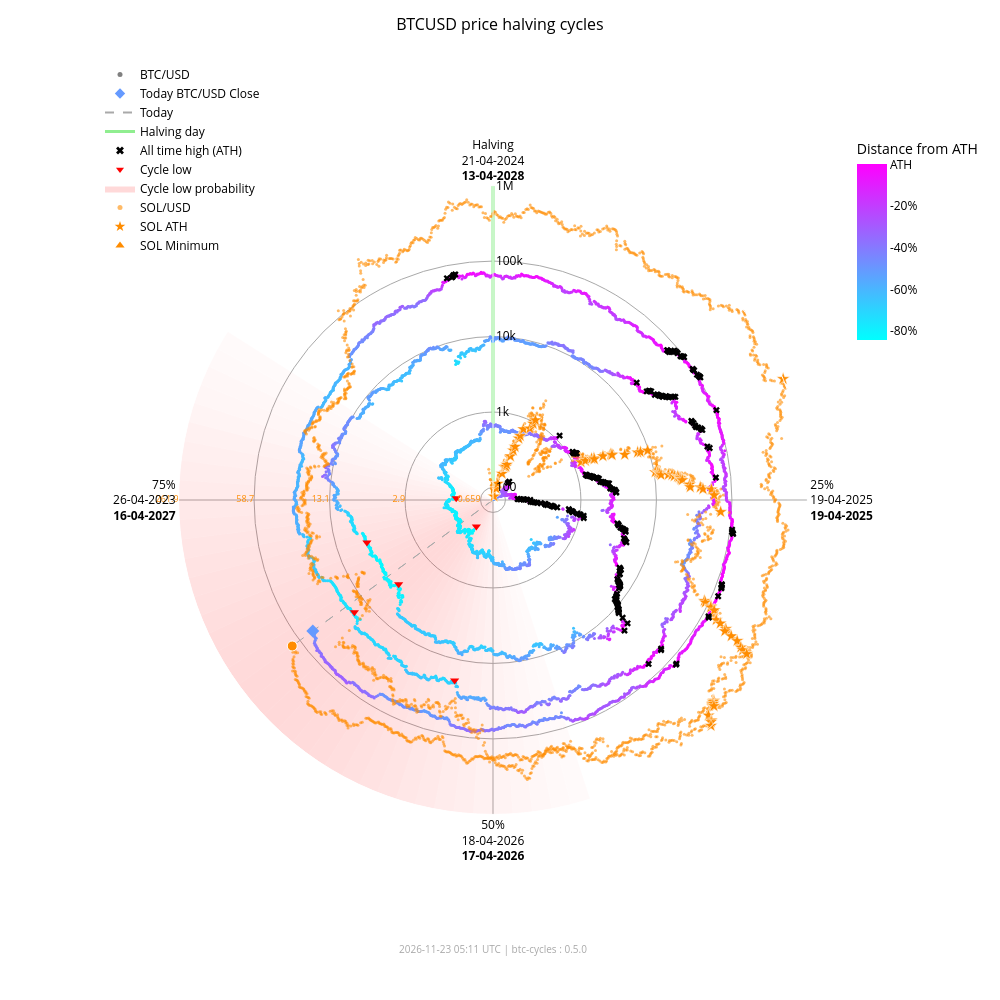

Notebook source saved alongside this figure:
### Markdown cell above
### Interactive chart with overlay

### Code cell
fig_overlay_interactive = btc.plot(
    kind="interactive",
    from_date="2012-11-28",
    overlay=sol,
)
fig_overlay_interactive.show(config={"scrollZoom": True, "displayModeBar": True})

### Figure 1 — Plotly figure (JSON) as saved in the notebook; plotly's stock layout.template omitted (floating-point values rounded to 4 significant figures; data arrays with more than 128 entries replaced by an {"elided": "..."} marker saying what was removed)
{"data": [{"fill": "toself", "fillcolor": "rgba(255,0,0,0.018306980149439524)", "hoverinfo": "skip", "line": {"width": 0}, "mode": "lines", "r": [68.43, 1000000, 1000000, 68.43, 68.43], "showlegend": false, "theta": [162.0, 162.0, 165.6, 165.6, 162.0], "type": "scatterpolar"}, {"fill": "toself", "fillcolor": "rgba(255,0,0,0.02405911634527998)", "hoverinfo": "skip", "line": {"width": 0}, "mode": "lines", "r": [68.43, 1000000, 1000000, 68.43, 68.43], "showlegend": false, "theta": [165.6, 165.6, 169.2, 169.2, 165.6], "type": "scatterpolar"}, {"fill": "toself", "fillcolor": "rgba(255,0,0,0.030803449372254352)", "hoverinfo": "skip", "line": {"width": 0}, "mode": "lines", "r": [68.43, 1000000, 1000000, 68.43, 68.43], "showlegend": false, "theta": [169.2, 169.2, 172.8, 172.8, 169.2], "type": "scatterpolar"}, {"fill": "toself", "fillcolor": "rgba(255,0,0,0.03847233586005252)", "hoverinfo": "skip", "line": {"width": 0}, "mode": "lines", "r": [68.43, 1000000, 1000000, 68.43, 68.43], "showlegend": false, "theta": [172.8, 172.8, 176.4, 176.4, 172.8], "type": "scatterpolar"}, {"fill": "toself", "fillcolor": "rgba(255,0,0,0.04694405159551339)", "hoverinfo": "skip", "line": {"width": 0}, "mode": "lines", "r": [68.43, 1000000, 1000000, 68.43, 68.43], "showlegend": false, "theta": [176.4, 176.4, 180.0, 180.0, 176.4], "type": "scatterpolar"}, {"fill": "toself", "fillcolor": "rgba(255,0,0,0.05605603979818329)", "hoverinfo": "skip", "line": {"width": 0}, "mode": "lines", "r": [68.43, 1000000, 1000000, 68.43, 68.43], "showlegend": false, "theta": [180.0, 180.0, 183.6, 183.6, 180.0], "type": "scatterpolar"}, {"fill": "toself", "fillcolor": "rgba(255,0,0,0.06562330627802694)", "hoverinfo": "skip", "line": {"width": 0}, "mode": "lines", "r": [68.43, 1000000, 1000000, 68.43, 68.43], "showlegend": false, "theta": [183.6, 183.6, 187.2, 187.2, 183.6], "type": "scatterpolar"}, {"fill": "toself", "fillcolor": "rgba(255,0,0,0.07545707932574237)", "hoverinfo": "skip", "line": {"width": 0}, "mode": "lines", "r": [68.43, 1000000, 1000000, 68.43, 68.43], "showlegend": false, "theta": [187.2, 187.2, 190.8, 190.8, 187.2], "type": "scatterpolar"}, {"fill": "toself", "fillcolor": "rgba(255,0,0,0.08537841060169407)", "hoverinfo": "skip", "line": {"width": 0}, "mode": "lines", "r": [68.43, 1000000, 1000000, 68.43, 68.43], "showlegend": false, "theta": [190.8, 190.8, 194.4, 194.4, 190.8], "type": "scatterpolar"}, {"fill": "toself", "fillcolor": "rgba(255,0,0,0.09522272137134848)", "hoverinfo": "skip", "line": {"width": 0}, "mode": "lines", "r": [68.43, 1000000, 1000000, 68.43, 68.43], "showlegend": false, "theta": [194.4, 194.4, 198.0, 198.0, 194.4], "type": "scatterpolar"}, {"fill": "toself", "fillcolor": "rgba(255,0,0,0.10483418800389058)", "hoverinfo": "skip", "line": {"width": 0}, "mode": "lines", "r": [68.43, 1000000, 1000000, 68.43, 68.43], "showlegend": false, "theta": [198.0, 198.0, 201.6, 201.6, 198.0], "type": "scatterpolar"}, {"fill": "toself", "fillcolor": "rgba(255,0,0,0.11405248627197925)", "hoverinfo": "skip", "line": {"width": 0}, "mode": "lines", "r": [68.43, 1000000, 1000000, 68.43, 68.43], "showlegend": false, "theta": [201.6, 201.6, 205.2, 205.2, 201.6], "type": "scatterpolar"}, {"fill": "toself", "fillcolor": "rgba(255,0,0,0.12269756305009562)", "hoverinfo": "skip", "line": {"width": 0}, "mode": "lines", "r": [68.43, 1000000, 1000000, 68.43, 68.43], "showlegend": false, "theta": [205.2, 205.2, 208.8, 208.8, 205.2], "type": "scatterpolar"}, {"fill": "toself", "fillcolor": "rgba(255,0,0,0.13055959037792858)", "hoverinfo": "skip", "line": {"width": 0}, "mode": "lines", "r": [68.43, 1000000, 1000000, 68.43, 68.43], "showlegend": false, "theta": [208.8, 208.8, 212.4, 212.4, 208.8], "type": "scatterpolar"}, {"fill": "toself", "fillcolor": "rgba(255,0,0,0.13740037014073872)", "hoverinfo": "skip", "line": {"width": 0}, "mode": "lines", "r": [68.43, 1000000, 1000000, 68.43, 68.43], "showlegend": false, "theta": [212.4, 212.4, 216.0, 216.0, 212.4], "type": "scatterpolar"}, {"fill": "toself", "fillcolor": "rgba(255,0,0,0.14296927208088228)", "hoverinfo": "skip", "line": {"width": 0}, "mode": "lines", "r": [68.43, 1000000, 1000000, 68.43, 68.43], "showlegend": false, "theta": [216.0, 216.0, 219.6, 219.6, 216.0], "type": "scatterpolar"}, {"fill": "toself", "fillcolor": "rgba(255,0,0,0.14703219887325494)", "hoverinfo": "skip", "line": {"width": 0}, "mode": "lines", "r": [68.43, 1000000, 1000000, 68.43, 68.43], "showlegend": false, "theta": [219.6, 219.6, 223.2, 223.2, 219.6], "type": "scatterpolar"}, {"fill": "toself", "fillcolor": "rgba(255,0,0,0.14940752827264187)", "hoverinfo": "skip", "line": {"width": 0}, "mode": "lines", "r": [68.43, 1000000, 1000000, 68.43, 68.43], "showlegend": false, "theta": [223.2, 223.2, 226.8, 226.8, 223.2], "type": "scatterpolar"}, {"fill": "toself", "fillcolor": "rgba(255,0,0,0.15)", "hoverinfo": "skip", "line": {"width": 0}, "mode": "lines", "r": [68.43, 1000000, 1000000, 68.43, 68.43], "showlegend": false, "theta": [226.8, 226.8, 230.4, 230.4, 226.8], "type": "scatterpolar"}, {"fill": "toself", "fillcolor": "rgba(255,0,0,0.14882314851976614)", "hoverinfo": "skip", "line": {"width": 0}, "mode": "lines", "r": [68.43, 1000000, 1000000, 68.43, 68.43], "showlegend": false, "theta": [230.4, 230.4, 234.0, 234.0, 230.4], "type": "scatterpolar"}, {"fill": "toself", "fillcolor": "rgba(255,0,0,0.14600334989350275)", "hoverinfo": "skip", "line": {"width": 0}, "mode": "lines", "r": [68.43, 1000000, 1000000, 68.43, 68.43], "showlegend": false, "theta": [234.0, 234.0, 237.6, 237.6, 234.0], "type": "scatterpolar"}, {"fill": "toself", "fillcolor": "rgba(255,0,0,0.14176315293000513)", "hoverinfo": "skip", "line": {"width": 0}, "mode": "lines", "r": [68.43, 1000000, 1000000, 68.43, 68.43], "showlegend": false, "theta": [237.6, 237.6, 241.2, 241.2, 237.6], "type": "scatterpolar"}, {"fill": "toself", "fillcolor": "rgba(255,0,0,0.1363869302869166)", "hoverinfo": "skip", "line": {"width": 0}, "mode": "lines", "r": [68.43, 1000000, 1000000, 68.43, 68.43], "showlegend": false, "theta": [241.2, 241.2, 244.8, 244.8, 241.2], "type": "scatterpolar"}, {"fill": "toself", "fillcolor": "rgba(255,0,0,0.13017643696734477)", "hoverinfo": "skip", "line": {"width": 0}, "mode": "lines", "r": [68.43, 1000000, 1000000, 68.43, 68.43], "showlegend": false, "theta": [244.8, 244.8, 248.4, 248.4, 244.8], "type": "scatterpolar"}, {"fill": "toself", "fillcolor": "rgba(255,0,0,0.1234063302665758)", "hoverinfo": "skip", "line": {"width": 0}, "mode": "lines", "r": [68.43, 1000000, 1000000, 68.43, 68.43], "showlegend": false, "theta": [248.4, 248.4, 252.0, 252.0, 248.4], "type": "scatterpolar"}, {"fill": "toself", "fillcolor": "rgba(255,0,0,0.11628949020714345)", "hoverinfo": "skip", "line": {"width": 0}, "mode": "lines", "r": [68.43, 1000000, 1000000, 68.43, 68.43], "showlegend": false, "theta": [252.0, 252.0, 255.6, 255.6, 252.0], "type": "scatterpolar"}, {"fill": "toself", "fillcolor": "rgba(255,0,0,0.108959277972535)", "hoverinfo": "skip", "line": {"width": 0}, "mode": "lines", "r": [68.43, 1000000, 1000000, 68.43, 68.43], "showlegend": false, "theta": [255.6, 255.6, 259.2, 259.2, 255.6], "type": "scatterpolar"}, {"fill": "toself", "fillcolor": "rgba(255,0,0,0.1014715299920515)", "hoverinfo": "skip", "line": {"width": 0}, "mode": "lines", "r": [68.43, 1000000, 1000000, 68.43, 68.43], "showlegend": false, "theta": [259.2, 259.2, 262.8, 262.8, 259.2], "type": "scatterpolar"}, {"fill": "toself", "fillcolor": "rgba(255,0,0,0.09382430417652897)", "hoverinfo": "skip", "line": {"width": 0}, "mode": "lines", "r": [68.43, 1000000, 1000000, 68.43, 68.43], "showlegend": false, "theta": [262.8, 262.8, 266.4, 266.4, 262.8], "type": "scatterpolar"}, {"fill": "toself", "fillcolor": "rgba(255,0,0,0.08598937207621672)", "hoverinfo": "skip", "line": {"width": 0}, "mode": "lines", "r": [68.43, 1000000, 1000000, 68.43, 68.43], "showlegend": false, "theta": [266.4, 266.4, 270.0, 270.0, 266.4], "type": "scatterpolar"}, {"fill": "toself", "fillcolor": "rgba(255,0,0,0.07794710108398434)", "hoverinfo": "skip", "line": {"width": 0}, "mode": "lines", "r": [68.43, 1000000, 1000000, 68.43, 68.43], "showlegend": false, "theta": [270.0, 270.0, 273.6, 273.6, 270.0], "type": "scatterpolar"}, {"fill": "toself", "fillcolor": "rgba(255,0,0,0.06971614429145927)", "hoverinfo": "skip", "line": {"width": 0}, "mode": "lines", "r": [68.43, 1000000, 1000000, 68.43, 68.43], "showlegend": false, "theta": [273.6, 273.6, 277.2, 277.2, 273.6], "type": "scatterpolar"}, {"fill": "toself", "fillcolor": "rgba(255,0,0,0.061371174705723626)", "hoverinfo": "skip", "line": {"width": 0}, "mode": "lines", "r": [68.43, 1000000, 1000000, 68.43, 68.43], "showlegend": false, "theta": [277.2, 277.2, 280.8, 280.8, 277.2], "type": "scatterpolar"}, {"fill": "toself", "fillcolor": "rgba(255,0,0,0.05304520605236535)", "hoverinfo": "skip", "line": {"width": 0}, "mode": "lines", "r": [68.43, 1000000, 1000000, 68.43, 68.43], "showlegend": false, "theta": [280.8, 280.8, 284.4, 284.4, 280.8], "type": "scatterpolar"}, {"fill": "toself", "fillcolor": "rgba(255,0,0,0.044916938988340704)", "hoverinfo": "skip", "line": {"width": 0}, "mode": "lines", "r": [68.43, 1000000, 1000000, 68.43, 68.43], "showlegend": false, "theta": [284.4, 284.4, 288.0, 288.0, 284.4], "type": "scatterpolar"}, {"fill": "toself", "fillcolor": "rgba(255,0,0,0.0371870550186571)", "hoverinfo": "skip", "line": {"width": 0}, "mode": "lines", "r": [68.43, 1000000, 1000000, 68.43, 68.43], "showlegend": false, "theta": [288.0, 288.0, 291.6, 291.6, 288.0], "type": "scatterpolar"}, {"fill": "toself", "fillcolor": "rgba(255,0,0,0.030049603184432498)", "hoverinfo": "skip", "line": {"width": 0}, "mode": "lines", "r": [68.43, 1000000, 1000000, 68.43, 68.43], "showlegend": false, "theta": [291.6, 291.6, 295.2, 295.2, 291.6], "type": "scatterpolar"}, {"fill": "toself", "fillcolor": "rgba(255,0,0,0.023665126797805223)", "hoverinfo": "skip", "line": {"width": 0}, "mode": "lines", "r": [68.43, 1000000, 1000000, 68.43, 68.43], "showlegend": false, "theta": [295.2, 295.2, 298.8, 298.8, 295.2], "type": "scatterpolar"}, {"fill": "toself", "fillcolor": "rgba(255,0,0,0.018141004067302662)", "hoverinfo": "skip", "line": {"width": 0}, "mode": "lines", "r": [68.43, 1000000, 1000000, 68.43, 68.43], "showlegend": false, "theta": [298.8, 298.8, 302.4, 302.4, 298.8], "type": "scatterpolar"}, {"hoverinfo": "skip", "line": {"color": "darkgrey", "dash": "dash", "width": 1}, "mode": "lines", "r": [68.43, 61160.0], "showlegend": false, "theta": [234.0, 234.0], "type": "scatterpolar"}, {"hoverinfo": "skip", "line": {"color": "darkgrey", "dash": "dash", "width": 1}, "mode": "lines", "r": [68.43, 132900.0], "showlegend": false, "theta": [234.0, 234.0], "type": "scatterpolar"}, {"hoverinfo": "skip", "line": {"color": "lightgreen", "width": 3}, "mode": "lines", "r": [68.43, 1000000], "showlegend": false, "theta": [0, 0], "type": "scatterpolar"}, {"hoverinfo": "text", "marker": {"color": {"elided": "4958 str values"}, "size": 3}, "mode": "markers", "r": {"elided": "4958 float values"}, "showlegend": false, "text": {"elided": "4958 str values"}, "theta": {"elided": "4958 float values"}, "type": "scatterpolar"}, {"hoverinfo": "text", "marker": {"color": "#FF8C00", "opacity": 0.6, "size": 3}, "mode": "markers", "r": {"elided": "2418 float values"}, "showlegend": false, "text": {"elided": "2418 str values"}, "theta": {"elided": "2418 float values"}, "type": "scatterpolar"}, {"hoverinfo": "text", "marker": {"color": "#659aff", "size": 10, "symbol": "diamond"}, "mode": "markers", "r": [61160.0], "showlegend": false, "text": ["Today<br>Date: 2026-11-22<br>Price: $61,161.91"], "theta": [234.0], "type": "scatterpolar"}, {"hoverinfo": "text", "marker": {"color": "#FF8C00", "line": {"color": "white", "width": 1}, "size": 10, "symbol": "circle"}, "mode": "markers", "r": [132900.0], "showlegend": false, "text": ["Today SOL<br>Date: 2026-11-22<br>Price: $70.57"], "theta": [234.0], "type": "scatterpolar"}, {"hoverinfo": "text", "marker": {"color": "#FF8C00", "line": {"color": "white", "width": 0.5}, "size": 10, "symbol": "star"}, "mode": "markers", "r": [68.43, 76.69, 98.28, 115.1, 160.2, 199.2, 200.3, 203.8, 217.3, 287.8, 349.8, 397.3, 523.3, 573.2, 718.1, 798.5, 948.0, 1078.0, 1271.0, 1461.0, 1785.0, 1908.0, 1917.0, 2530.0, 3215.0, 3302.0, 3322.0, 4795.0, 7121.0, 7760.0, 9679.0, 10370.0, 11210.0, 11600.0, 11830.0, 12190.0, 15220.0, 16990.0, 18090.0, 20010.0, 20730.0, 21720.0, 21920.0, 22700.0, 28100.0, 28410.0, 38550.0, 41750.0, 54000.0, 58230.0, 71670.0, 86520.0, 90770.0, 111800.0, 112400.0, 128500.0, 155700.0, 182600.0, 229400.0, 231200.0, 295100.0, 371400.0, 451600.0, 493500.0, 583700.0, 612100.0, 618900.0, 644000.0, 686600.0, 744100.0, 879500.0, 907500.0, 980900.0, 1000000.0], "showlegend": false, "text": ["SOL ATH<br>Date: 2020-04-10<br>Price: $0.95", "SOL ATH<br>Date: 2020-07-12<br>Price: $1.02", "SOL ATH<br>Date: 2020-07-13<br>Price: $1.18", "SOL ATH<br>Date: 2020-07-15<br>Price: $1.29", "SOL ATH<br>Date: 2020-07-26<br>Price: $1.57", "SOL ATH<br>Date: 2020-07-27<br>Price: $1.78", "SOL ATH<br>Date: 2020-07-28<br>Price: $1.78", "SOL ATH<br>Date: 2020-08-03<br>Price: $1.80", "SOL ATH<br>Date: 2020-08-04<br>Price: $1.87", "SOL ATH<br>Date: 2020-08-06<br>Price: $2.21", "SOL ATH<br>Date: 2020-08-08<br>Price: $2.47", "SOL ATH<br>Date: 2020-08-09<br>Price: $2.67", "SOL ATH<br>Date: 2020-08-10<br>Price: $3.13", "SOL ATH<br>Date: 2020-08-11<br>Price: $3.30", "SOL ATH<br>Date: 2020-08-12<br>Price: $3.77", "SOL ATH<br>Date: 2020-08-28<br>Price: $4.01", "SOL ATH<br>Date: 2020-08-30<br>Price: $4.44", "SOL ATH<br>Date: 2020-08-31<br>Price: $4.78", "SOL ATH<br>Date: 2021-02-02<br>Price: $5.27", "SOL ATH<br>Date: 2021-02-03<br>Price: $5.72", "SOL ATH<br>Date: 2021-02-04<br>Price: $6.43", "SOL ATH<br>Date: 2021-02-05<br>Price: $6.68", "SOL ATH<br>Date: 2021-02-07<br>Price: $6.70", "SOL ATH<br>Date: 2021-02-08<br>Price: $7.88", "SOL ATH<br>Date: 2021-02-10<br>Price: $9.07", "SOL ATH<br>Date: 2021-02-11<br>Price: $9.22", "SOL ATH<br>Date: 2021-02-12<br>Price: $9.25", "SOL ATH<br>Date: 2021-02-19<br>Price: $11.47", "SOL ATH<br>Date: 2021-02-22<br>Price: $14.45", "SOL ATH<br>Date: 2021-02-23<br>Price: $15.20", "SOL ATH<br>Date: 2021-02-24<br>Price: $17.30", "SOL ATH<br>Date: 2021-03-28<br>Price: $18.02", "SOL ATH<br>Date: 2021-03-29<br>Price: $18.85", "SOL ATH<br>Date: 2021-03-30<br>Price: $19.23", "SOL ATH<br>Date: 2021-03-31<br>Price: $19.47", "SOL ATH<br>Date: 2021-04-02<br>Price: $19.81", "SOL ATH<br>Date: 2021-04-03<br>Price: $22.55", "SOL ATH<br>Date: 2021-04-04<br>Price: $24.06", "SOL ATH<br>Date: 2021-04-06<br>Price: $24.96", "SOL ATH<br>Date: 2021-04-07<br>Price: $26.48", "SOL ATH<br>Date: 2021-04-08<br>Price: $27.03", "SOL ATH<br>Date: 2021-04-09<br>Price: $27.78", "SOL ATH<br>Date: 2021-04-11<br>Price: $27.93", "SOL ATH<br>Date: 2021-04-12<br>Price: $28.51", "SOL ATH<br>Date: 2021-04-18<br>Price: $32.30", "SOL ATH<br>Date: 2021-04-21<br>Price: $32.51", "SOL ATH<br>Date: 2021-04-22<br>Price: $38.88", "SOL ATH<br>Date: 2021-04-24<br>Price: $40.74", "SOL ATH<br>Date: 2021-04-25<br>Price: $47.37", "SOL ATH<br>Date: 2021-05-01<br>Price: $49.51", "SOL ATH<br>Date: 2021-05-18<br>Price: $55.91", "SOL ATH<br>Date: 2021-08-16<br>Price: $62.43", "SOL ATH<br>Date: 2021-08-17<br>Price: $64.21", "SOL ATH<br>Date: 2021-08-18<br>Price: $72.54", "SOL ATH<br>Date: 2021-08-19<br>Price: $72.76", "SOL ATH<br>Date: 2021-08-20<br>Price: $78.72", "SOL ATH<br>Date: 2021-08-27<br>Price: $88.09", "SOL ATH<br>Date: 2021-08-28<br>Price: $96.70", "SOL ATH<br>Date: 2021-08-30<br>Price: $110.54", "SOL ATH<br>Date: 2021-09-01<br>Price: $111.03", "SOL ATH<br>Date: 2021-09-02<br>Price: $128.10", "SOL ATH<br>Date: 2021-09-03<br>Price: $146.58", "SOL ATH<br>Date: 2021-09-06<br>Price: $164.38", "SOL ATH<br>Date: 2021-09-07<br>Price: $173.15", "SOL ATH<br>Date: 2021-09-08<br>Price: $191.04", "SOL ATH<br>Date: 2021-10-22<br>Price: $196.43", "SOL ATH<br>Date: 2021-10-23<br>Price: $197.70", "SOL ATH<br>Date: 2021-10-24<br>Price: $202.36", "SOL ATH<br>Date: 2021-10-25<br>Price: $210.10", "SOL ATH<br>Date: 2021-11-02<br>Price: $220.24", "SOL ATH<br>Date: 2021-11-03<br>Price: $242.90", "SOL ATH<br>Date: 2021-11-04<br>Price: $247.39", "SOL ATH<br>Date: 2021-11-06<br>Price: $258.93", "SOL ATH<br>Date: 2025-01-18<br>Price: $261.87"], "theta": [352.0, 15.5, 15.75, 16.25, 19.0, 19.25, 19.5, 21.0, 21.25, 21.75, 22.25, 22.5, 22.75, 23.0, 23.25, 27.25, 27.75, 28.0, 66.75, 67.0, 67.25, 67.5, 68.0, 68.25, 68.75, 69.0, 69.25, 71.0, 71.75, 72.0, 72.25, 80.25, 80.5, 80.75, 81.0, 81.5, 81.75, 82.0, 82.5, 82.75, 83.0, 83.25, 83.75, 84.0, 85.5, 86.25, 86.5, 87.0, 87.25, 88.75, 93.0, 115.5, 115.8, 116.0, 116.2, 116.5, 118.2, 118.5, 119.0, 119.5, 119.8, 120.0, 120.7, 121.0, 121.3, 132.2, 132.5, 132.8, 133.0, 135.0, 135.2, 135.5, 136.0, 67.35], "type": "scatterpolar"}, {"hoverinfo": "text", "marker": {"color": "#FF8C00", "line": {"color": "white", "width": 0.5}, "size": 10, "symbol": "triangle-up"}, "mode": "markers", "r": [68.43], "showlegend": false, "text": ["SOL Minimum<br>Date: 2020-05-11<br>Price: $0.52"], "theta": [0.0], "type": "scatterpolar"}, {"hoverinfo": "text", "marker": {"color": "black", "size": 6, "symbol": "x"}, "mode": "markers", "r": {"elided": "182 float values"}, "showlegend": false, "text": {"elided": "182 str values"}, "theta": {"elided": "182 float values"}, "type": "scatterpolar"}, {"hoverinfo": "text", "marker": {"color": "red", "size": 8, "symbol": "triangle-down"}, "mode": "markers", "r": [178.1, 210.5, 3237.0, 3961.0, 19020.0, 15790.0], "showlegend": false, "text": ["Cycle Low<br>Date: 2015-01-14<br>Price: $178.10<br>ATH distance: -84.5%", "Cycle Low<br>Date: 2015-08-24<br>Price: $210.49<br>ATH distance: -81.7%", "Cycle Low<br>Date: 2018-12-15<br>Price: $3,236.76<br>ATH distance: -83.4%", "Cycle Low<br>Date: 2019-03-15<br>Price: $3,960.91<br>ATH distance: -79.7%", "Cycle Low<br>Date: 2022-06-18<br>Price: $19,017.64<br>ATH distance: -71.9%", "Cycle Low<br>Date: 2022-11-21<br>Price: $15,787.28<br>ATH distance: -76.6%"], "theta": [212.1, 272.7, 228.3, 251.4, 192.0, 231.0], "type": "scatterpolar"}, {"marker": {"color": "grey", "size": 5}, "mode": "markers", "name": "BTC/USD", "r": [null], "theta": [null], "type": "scatterpolar"}, {"marker": {"color": "#659aff", "size": 8, "symbol": "diamond"}, "mode": "markers", "name": "Today BTC/USD Close", "r": [null], "theta": [null], "type": "scatterpolar"}, {"line": {"color": "darkgrey", "dash": "dash"}, "mode": "lines", "name": "Today", "r": [null], "theta": [null], "type": "scatterpolar"}, {"line": {"color": "lightgreen", "width": 3}, "mode": "lines", "name": "Halving day", "r": [null], "theta": [null], "type": "scatterpolar"}, {"marker": {"color": "black", "size": 7, "symbol": "x"}, "mode": "markers", "name": "All time high (ATH)", "r": [null], "theta": [null], "type": "scatterpolar"}, {"marker": {"color": "red", "size": 7, "symbol": "triangle-down"}, "mode": "markers", "name": "Cycle low", "r": [null], "theta": [null], "type": "scatterpolar"}, {"fill": "toself", "fillcolor": "rgba(255,0,0,0.15)", "line": {"width": 0}, "mode": "lines", "name": "Cycle low probability", "r": [null], "theta": [null], "type": "scatterpolar"}, {"marker": {"color": "#FF8C00", "opacity": 0.6, "size": 5}, "mode": "markers", "name": "SOL/USD", "r": [null], "theta": [null], "type": "scatterpolar"}, {"marker": {"color": "#FF8C00", "size": 8, "symbol": "star"}, "mode": "markers", "name": "SOL ATH", "r": [null], "theta": [null], "type": "scatterpolar"}, {"marker": {"color": "#FF8C00", "size": 8, "symbol": "triangle-up"}, "mode": "markers", "name": "SOL Minimum", "r": [null], "theta": [null], "type": "scatterpolar"}, {"hoverinfo": "skip", "marker": {"cmax": 0, "cmin": -0.8453, "color": [0], "colorbar": {"len": 0.25, "ticktext": ["ATH", "-20%", "-40%", "-60%", "-80%", "-100%"], "tickvals": [0, -0.2, -0.4, -0.6, -0.8, -1.0], "title": {"text": "Distance from ATH"}, "x": 0.95, "y": 0.92, "yanchor": "top"}, "colorscale": {"elided": "256x2 mixed values"}, "showscale": true, "size": 0}, "mode": "markers", "r": [null], "showlegend": false, "theta": [null], "type": "scatterpolar"}, {"hoverinfo": "skip", "mode": "text", "r": [100, 1000, 10000, 100000, 1000000], "showlegend": false, "text": ["0.659", "2.9", "13.1", "58.7", "261.9"], "textfont": {"color": "#FF8C00", "size": 9}, "textposition": "middle left", "theta": [270, 270, 270, 270, 270], "type": "scatterpolar"}], "layout": {"annotations": [{"font": {"color": "darkgrey", "size": 10}, "showarrow": false, "text": "2026-11-23 05:11 UTC | btc-cycles : 0.5.0", "x": 0.5, "xref": "paper", "y": -0.02, "yref": "paper"}], "font": {"color": "black"}, "height": 1000, "legend": {"bgcolor": "rgba(0,0,0,0)", "font": {"color": "black"}, "x": 0.0, "y": 1.0}, "margin": {"b": 60, "l": 100, "r": 80, "t": 60}, "paper_bgcolor": "white", "plot_bgcolor": "white", "polar": {"angularaxis": {"color": "black", "direction": "clockwise", "gridcolor": "darkgrey", "rotation": 90, "ticktext": ["Halving<br>21-04-2024<br><b>13-04-2028</b>", "25%<br>19-04-2025<br><b>19-04-2025</b>", "50%<br>18-04-2026<br><b>17-04-2026</b>", "75%<br>26-04-2023<br><b>16-04-2027</b>"], "tickvals": [0, 90, 180, 270]}, "bgcolor": "white", "domain": {"x": [0.1, 0.9], "y": [0.05, 0.95]}, "radialaxis": {"angle": 90, "color": "black", "gridcolor": "darkgrey", "range": [1.835, 6.0], "tickangle": 90, "ticktext": ["100", "1k", "10k", "100k", "1M"], "tickvals": [100, 1000, 10000, 100000, 1000000], "type": "log"}}, "title": {"font": {"color": "black", "size": 16}, "text": "BTCUSD price halving cycles", "x": 0.5}, "width": 1000}}
